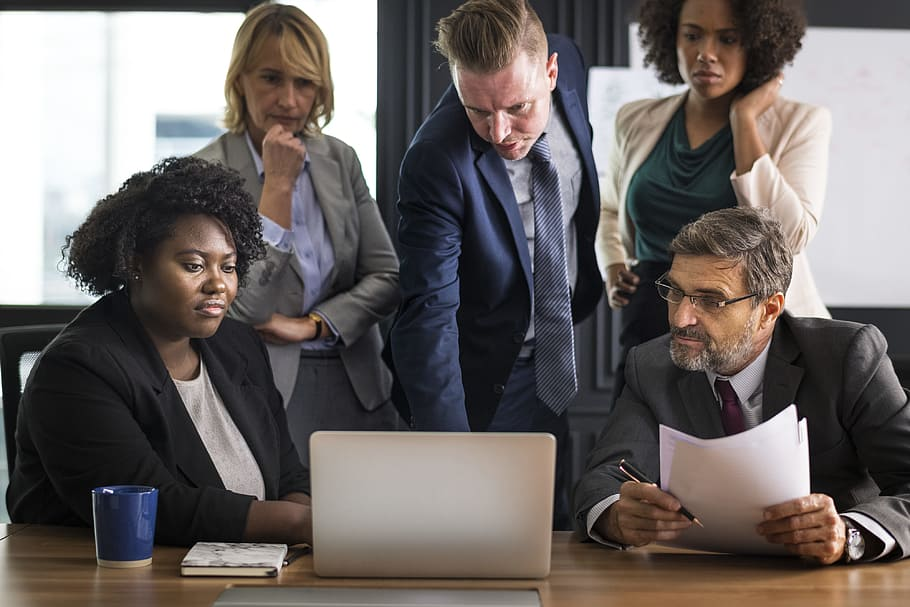
#> input picture Notebooks/images/business_people.jpg, 910 x 607 px
$ jupyter execute '6. CV. Filters and edge detection.ipynb'   (shell and % lines are left out)
#> lines starting #> are read from the running program, lines starting #| are printed output that depends on the picture; after the words box and inside, x2 and y2 are one past the last pixel; in counts of white or black regions, pixels touching at a corner belong together
## Filters

In image processing, filters are used to filter out unwanted or irrelevant information in an image, or to amplify features like object boundaries or other distinguishing traits.

## Frequency in images

Frequency in images is a rate of change. A high frequency image is one where the intensity changes a lot, and the level of brightness changes quickly from one pixel to the next. A low frequency image may be one that is relatively uniform in brightness or changes very slowly. High-frequency components also correspond to the edges of objects in images, which can help us classify those objects.

## High-Pass Filters

High pass filters are used to make an image appear sharper and enchance high-frequency parts of an image: neighboring pixels rapidly change, like from very dark to very light pixels. Since these are patterns of intensity, the these filters will operate on grayscale images that represent this information and display patterns of lightness and darkness in a simple format.

In areas where a pixel is way brighter than its immediate neighbors, the high-pass filter will enhance that change and create a line. This emphasizes edges, which are areas in an image where the intensity changes very quickly, and often indicate object boundaries.

## Convolution Kernels

A kernel is a matrix of numbers that modifies and image. An example of an edge detection filter is the laplacian:

$\left( \begin{matrix} 0&-1&0\\ -1&4&-1 \\ 0&-1&0 \end{matrix} \right)$

It is a three by three kernel whose elements all sum to zero. It is important that these kernels sum to zero, because they calculate the differente or change between neighboring pixels. Differences are calculated by substracting pixel values from one another. In this case, substracting the value of the pixels that surround a center pixel. To apply this kernel, an image is convolved with this kernel.

A convolution is performed by taking a kernel and passing it over an image pixel by pixel, transforming it based on these numbers.

## Creating a Filter, Edge Detection

### Import resources and display image

[cell 1]
import matplotlib.pyplot as plt
import matplotlib.image as mpimg

import cv2
import numpy as np


# Read in the image
image_road = cv2.imread('images/business_people.jpg')
#> image_road is the input picture: shape (607, 910, 3); mean B, G, R 100.5, 102.6, 109.2
image_road = cv2.cvtColor(image_road, cv2.COLOR_BGR2RGB)

plt.imshow(image_road)### Import resources and display image

### Convert the image to grayscale

[cell 2]
# Convert to grayscale for filtering
gray_road = cv2.cvtColor(image_road, cv2.COLOR_RGB2GRAY)

plt.imshow(gray_road, cmap='gray')

print(gray_road.shape)
#| (607, 910)

### Create and apply a custom kernel

Implement your own filtered image by applying the [Sobel](https://en.wikipedia.org/wiki/Sobel_operator) operators to the image.

[cell 3]
# Create a custom kernel

# 3x3 array for edge detection
sobel_y = np.array([[ -1, -2, -1],
                   [ 0, 0, 0],
                   [ 1, 2, 1]])

sobel_x = np.array([[ -1, 0, 1],
                   [ -2, 0, 2],
                   [ -1, 0, 1]])

# Get the shape of the image
y_limit, x_limit = gray_road.shape
#> y_limit = 607; x_limit = 910

filtered_road_x_custom = np.zeros(gray_road.shape)
filtered_road_y_custom = np.zeros(gray_road.shape)

# TODO Implement the code to apply the kernels to the image and create new filtered images


f, (ax1,ax2) = plt.subplots(1, 2, figsize=(15,5))
ax1.set_title('Sobel x')
ax1.imshow(filtered_road_x_custom, cmap='gray')

ax2.set_title('Sobel y')
ax2.imshow(filtered_road_y_custom, cmap='gray')
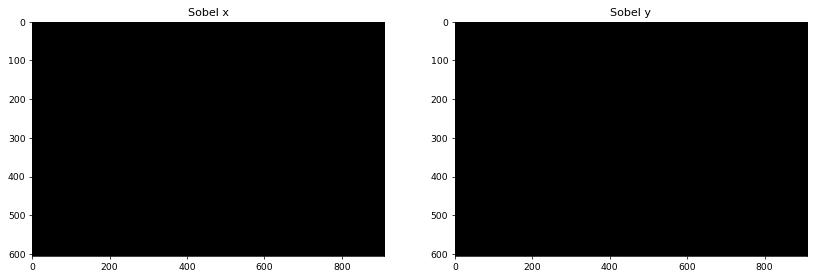
#> figure drawn by matplotlib, 2 panels

Fortunately, OpenCV already has a function to apply kernels to filter images: **cv2.filter2D**

[cell 4]
# Create a custom kernel

# 3x3 array for edge detection
sobel_y = np.array([[ -1, -2, -1],
                   [ 0, 0, 0],
                   [ 1, 2, 1]])

sobel_x = np.array([[ -1, 0, 1],
                   [ -2, 0, 2],
                   [ -1, 0, 1]])

filtered_road_x = cv2.filter2D(gray_road, -1, sobel_x)

# Filter the image using filter2D, which has inputs: (grayscale image, bit-depth, kernel)
filtered_road_y = cv2.filter2D(gray_road, -1, sobel_y)
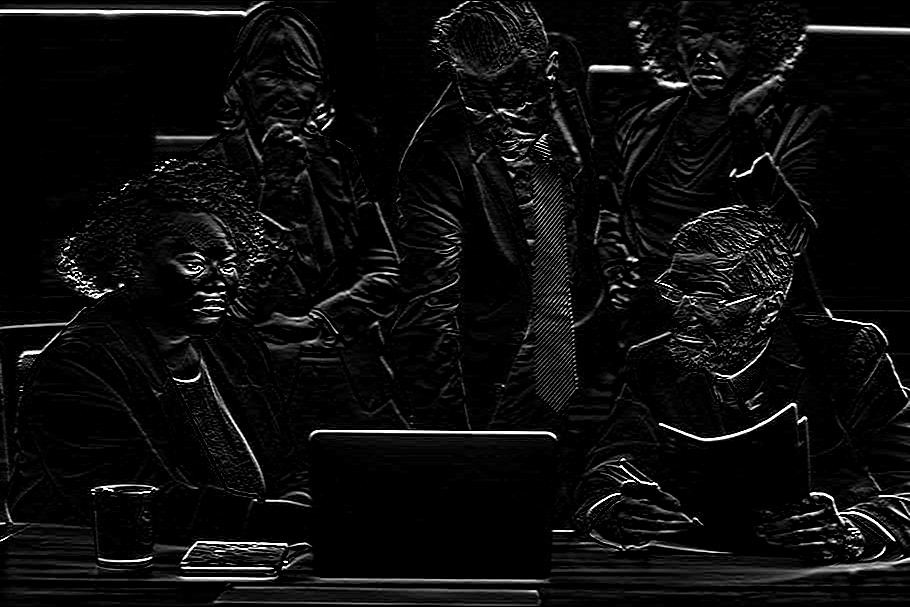
#> filtered_road_y: shape (607, 910); min 0, max 255, mean 13.4

f, (ax1,ax2) = plt.subplots(1, 2, figsize=(15,5))
ax1.set_title('Sobel x')
ax1.imshow(filtered_road_x, cmap='gray')

ax2.set_title('Sobel y')
ax2.imshow(filtered_road_y, cmap='gray')

### Create binary images

[cell 5]
retval, binary_image_x = cv2.threshold(filtered_road_x, 10, 255, cv2.THRESH_BINARY)
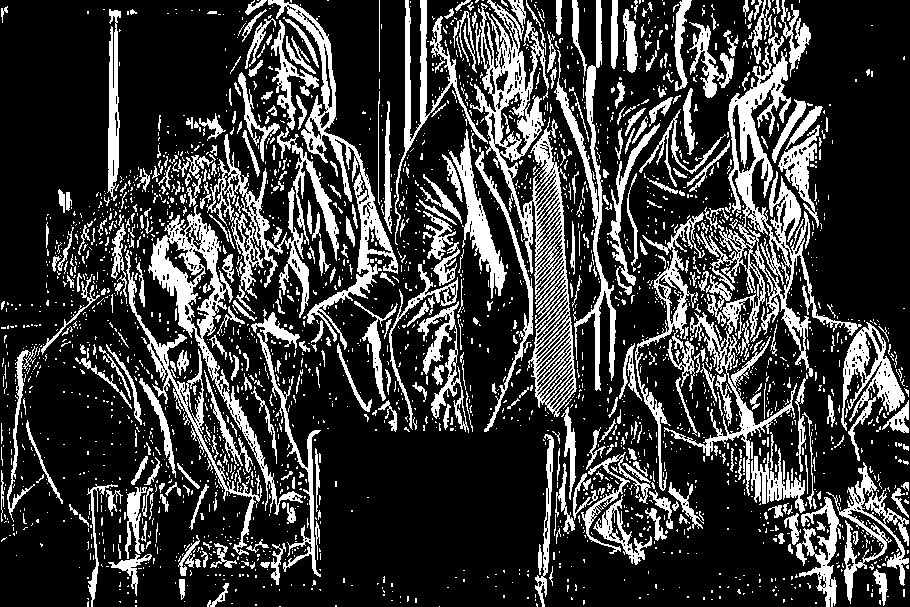
#> binary_image_x: shape (607, 910); 23.2% white; 2753 white regions (2318 under 20 px), largest, box (x1, y1, x2, y2) and area: (664, 30, 862, 496) 12469, (470, 0, 577, 417) 10712, (148, 205, 303, 515) 5797
retval, binary_image_y = cv2.threshold(filtered_road_y, 10, 255, cv2.THRESH_BINARY)
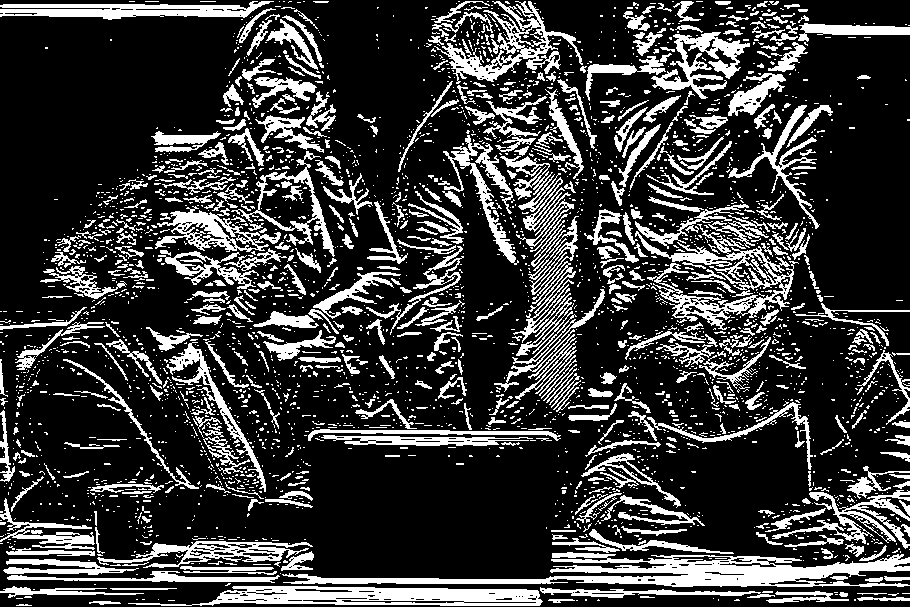
#> binary_image_y: shape (607, 910); 22.7% white; 3212 white regions (2670 under 20 px), largest, box (x1, y1, x2, y2) and area: (282, 552, 910, 587) 8503, (128, 586, 543, 606) 4935, (635, 224, 799, 330) 4151

f2, (ax21,ax22) = plt.subplots(1, 2, figsize=(15,5))
ax21.set_title('Binary Sobel x')
ax21.imshow(binary_image_x, cmap='gray')

ax22.set_title('Binary Sobel y')
ax22.imshow(binary_image_y, cmap='gray')

## Low-pass filters

Noise in an image is generally seen as speckles or discoloration in an image, which usually does not contain useful information. It may even affect the outcome of image processing steps; high-pass filters can amplify the noise if it not removed first. Low-pass filters are used to remove this noise. They block certain high frequency content and blur or smooth the appearance of the image, reducing high frequency noise.

The simples low-pass filter is the averaging kernel:

$\frac{1}{9} \left( \begin{matrix} 1&1&1\\ 1&1&1 \\ 1&1&1 \end{matrix} \right)$

These filters typically take an average of neighboring pixels, and not a difference.

### Gaussian Blur

Unlike the averaging kernel, the Gaussian blur kernel blurs the image, while also preserving edge information, making it, perhaps, the most frequently used filter in computer vision. It is essentially a weighted average that gives the most weight to the center, while also considering the surrounding pixels.

$\frac{1}{16} \left( \begin{matrix} 1&2&1\\ 2&4&2 \\ 1&2&1 \end{matrix} \right)$

### Gaussian blur an image

[cell 6]
# blurring is often used in medical applications that have too much noise
image_brain = cv2.imread('images/brain_MR.jpg')
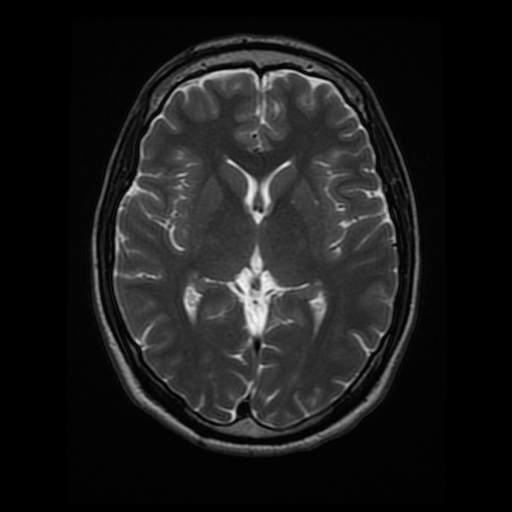
#> input picture Notebooks/images/brain_MR.jpg, 512 x 512 px
#> image_brain is the input picture: shape (512, 512, 3); min 0, max 247, mean 26.9

gray_brain = cv2.cvtColor(image_brain, cv2.COLOR_BGR2GRAY)

plt.imshow(gray_brain, cmap='gray')### Import resources and display image

[cell 7]
# take the gray scale road image and apply a gaussian blur
# the kernel has to be of odd dimensions so that it can be centered at each pixel
gray_brain_blur = cv2.GaussianBlur(gray_brain, (9,9), 0)

f3, (ax31,ax32) = plt.subplots(1, 2, figsize=(30,20))
ax31.set_title('Brain image')
ax31.imshow(gray_brain, cmap='gray')

ax32.set_title('Brain blurred')
ax32.imshow(gray_brain_blur, cmap='gray')

[cell 8]
# apply sobel x and y to both images
sobel_brain_x = cv2.filter2D(gray_brain, -1, sobel_x)
sobel_brain_y = cv2.filter2D(gray_brain, -1, sobel_y)

sobel_brain_blur_x = cv2.filter2D(gray_brain_blur, -1, sobel_x)
sobel_brain_blur_y = cv2.filter2D(gray_brain_blur, -1, sobel_y)

# apply a threshold and compare the noise
retval, binary_brain_x = cv2.threshold(sobel_brain_x, 10, 255, cv2.THRESH_BINARY)
#> binary_brain_x: shape (512, 512); 14.9% white; 795 white regions (631 under 20 px), largest, box (x1, y1, x2, y2) and area: (108, 53, 256, 440) 4118, (280, 46, 417, 448) 3529, (88, 36, 220, 453) 3416
retval, binary_brain_y = cv2.threshold(sobel_brain_y, 10, 255, cv2.THRESH_BINARY)
#> binary_brain_y: shape (512, 512); 13.4% white; 994 white regions (816 under 20 px), largest, box (x1, y1, x2, y2) and area: (91, 277, 413, 448) 2604, (91, 31, 420, 218) 2401, (137, 66, 377, 166) 2371

retval, binary_brain_blur_x = cv2.threshold(sobel_brain_blur_x, 10, 255, cv2.THRESH_BINARY)
#> binary_brain_blur_x: shape (512, 512); 12.8% white; 167 white regions (79 under 20 px), largest, box (x1, y1, x2, y2) and area: (107, 65, 276, 440) 4262, (86, 46, 197, 447) 3991, (279, 42, 417, 448) 3928
retval, binary_brain_blur_y = cv2.threshold(sobel_brain_blur_y, 10, 255, cv2.THRESH_BINARY)
#> binary_brain_blur_y: shape (512, 512); 11.2% white; 196 white regions (102 under 20 px), largest, box (x1, y1, x2, y2) and area: (97, 283, 412, 448) 3232, (92, 30, 419, 220) 3114, (137, 65, 378, 165) 2802

f4, ((ax41,ax42), (ax43, ax44)) = plt.subplots(2, 2, figsize=(30,30))

ax41.set_title('sobel_brain_x')
ax41.imshow(binary_brain_x, cmap='gray')

ax42.set_title('sobel_brain_x')
ax42.imshow(binary_brain_y, cmap='gray')

ax43.set_title('sobel_brain_x')
ax43.imshow(binary_brain_blur_x, cmap='gray')

ax44.set_title('sobel_brain_x')
ax44.imshow(binary_brain_blur_y, cmap='gray')

## Canny edge detection

Even with low pass and high pass filters, edge detection is still a very complex problem. We have to think about what level of intensity change constitutes an edge and how we can consistently detect and represent both thin and thick edges. One of the best and most frequently used edge detectors that takes all of these questions into account is the canny edge detector.

Canny edge detection goes through a series of steps that consistently produce accurately detected edges.

1. It filters out noise using a Gaussian blur.
2. It finds the strength and direction of edges in an image using Sobel filters.
3. Using the output of the Sobel filters Canny then applies non-maximum suppression which looks at the strength and direction of each detected edge and selects the local maximum pixel to create consistent one pixel wide thin lines that align with the strongest edges.
4. Finally, it uses a process called hysteresis thresholding to isolate the best edges.

### Implementing Canny edge detection

[cell 9]
# load an image
sunflower_image = cv2.imread('images/sunflower.jpg')
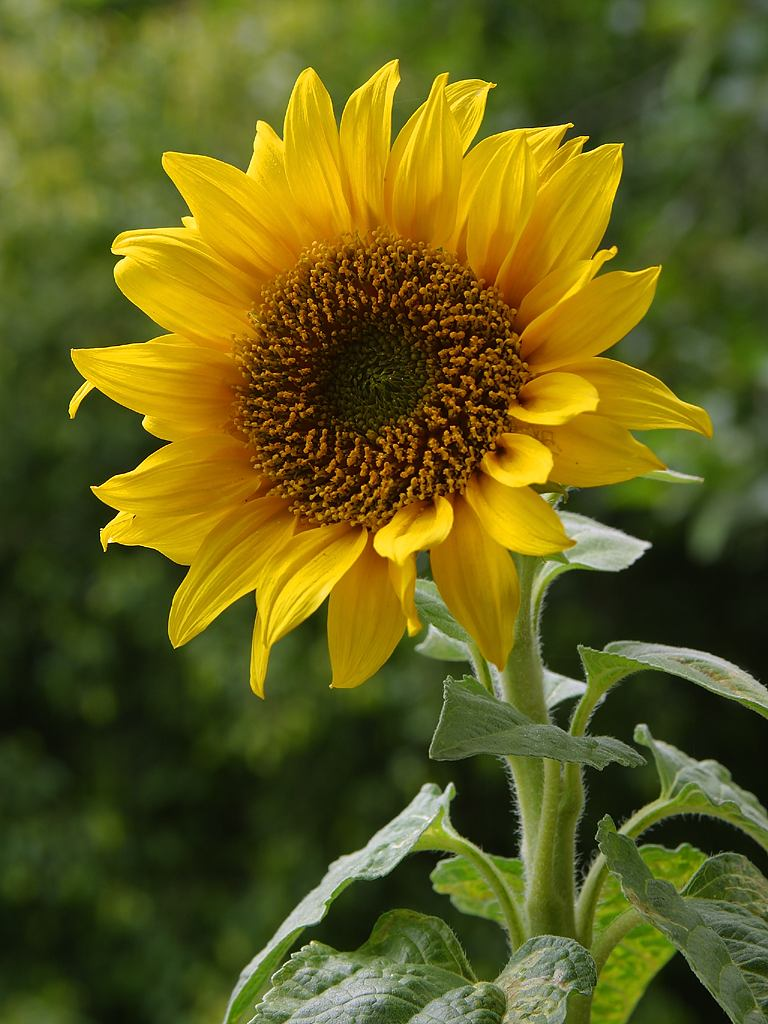
#> input picture Notebooks/images/sunflower.jpg, 768 x 1024 px
#> sunflower_image is the input picture: shape (1024, 768, 3); mean B, G, R 27.4, 94.7, 98.3
sunflower_image_copy = cv2.cvtColor(sunflower_image, cv2.COLOR_BGR2RGB)

# convert to grayscale
sunflower_gray = cv2.cvtColor(sunflower_image_copy, cv2.COLOR_RGB2GRAY)
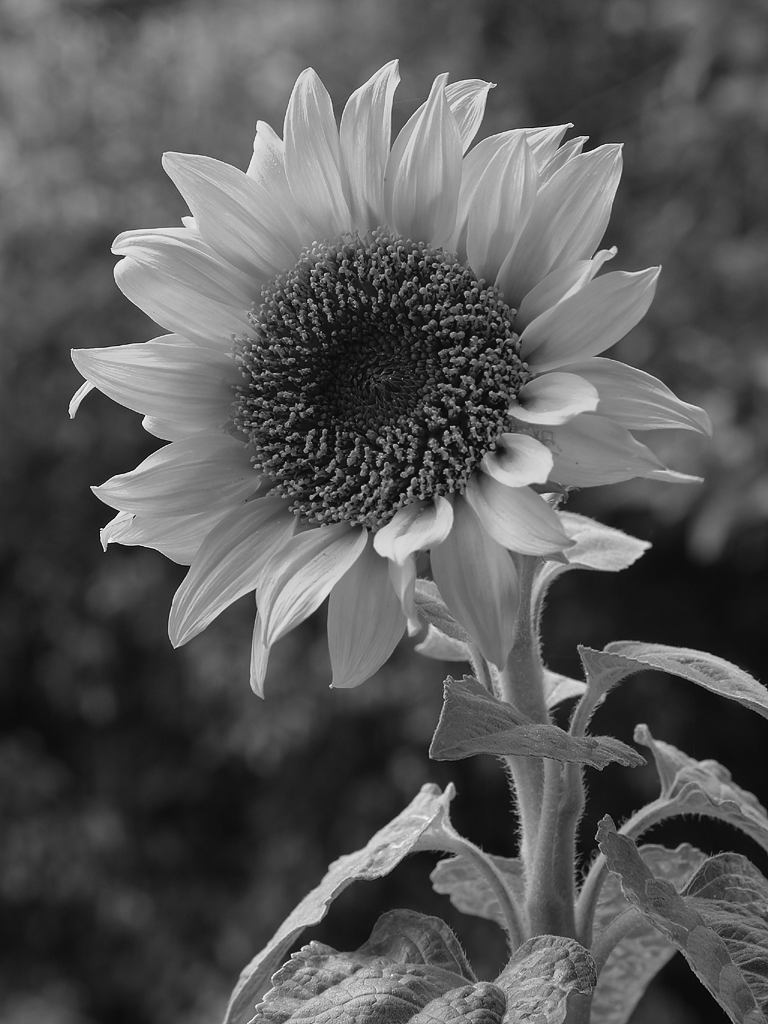
#> sunflower_gray: shape (1024, 768); min 1, max 253, mean 88.1

# display both images
f5, (ax51,ax52) = plt.subplots(1, 2, figsize=(20,10))

ax51.imshow(sunflower_image_copy)
ax52.imshow(sunflower_gray, cmap="gray")

[cell 10]
# define lower and upper thresholds for hysteresis
lower = 120
upper = 240

sunflower_edges = cv2.Canny(sunflower_gray, lower, upper)
#> sunflower_edges: shape (1024, 768); 5.5% white in thin lines or dots, all inside (x1, y1, x2, y2) = (68, 59, 768, 1024)

# plot the first canny edge detected image
f6, (ax61,ax62, ax63) = plt.subplots(1, 3, figsize=(20,10))
ax61.set_title('120-240')
ax61.imshow(sunflower_edges, cmap = 'gray')

# plot the edge detection with different thresholds
sunflower_edges = cv2.Canny(sunflower_gray, 30, 100)
ax62.set_title('30-100')
ax62.imshow(sunflower_edges, cmap = 'gray')

sunflower_edges = cv2.Canny(sunflower_gray, 180, 240)
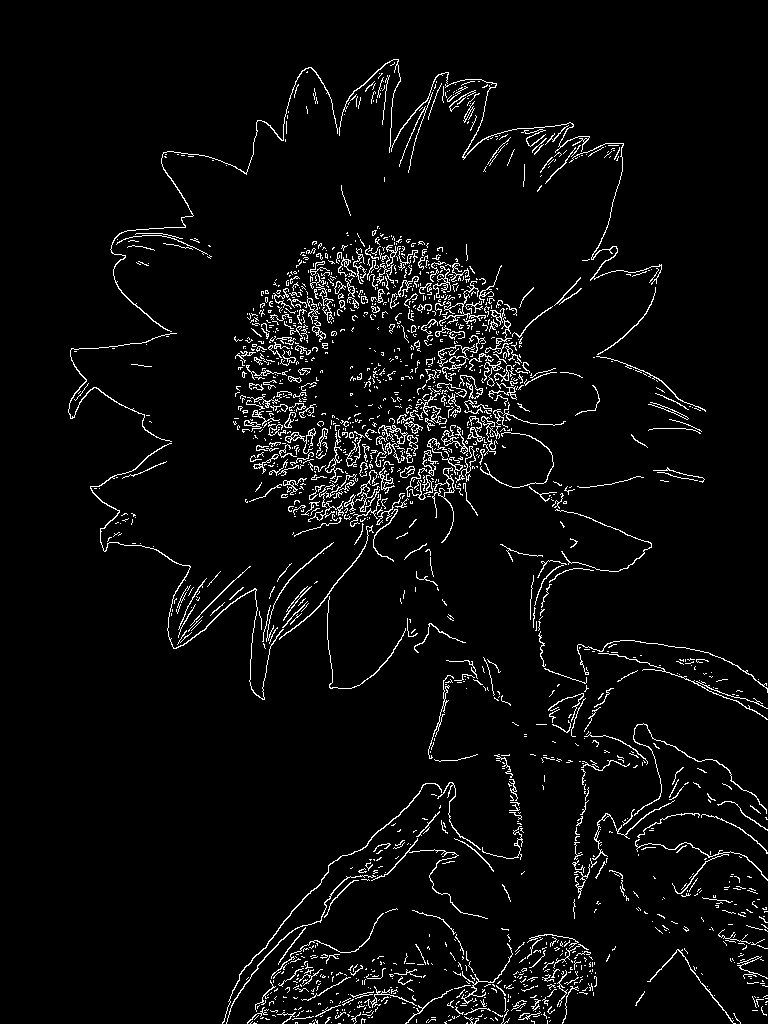
#> sunflower_edges: shape (1024, 768); 4.3% white in thin lines or dots, all inside (x1, y1, x2, y2) = (68, 59, 768, 1024)
ax63.set_title('180-240')
ax63.imshow(sunflower_edges, cmap = 'gray')
